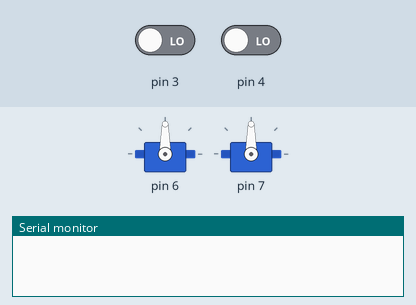
Recording of a sketch running on a simulated Arduino Uno, built with avr-gcc and run on an emulated ATmega328P. On the bench: 2 × servo, the last lines printed to the serial monitor. Inputs (shaded band) come from the test bench; at power-on: pin 3 LOW, pin 4 LOW.

Above: at 2.1 s.
At 4.1 s:
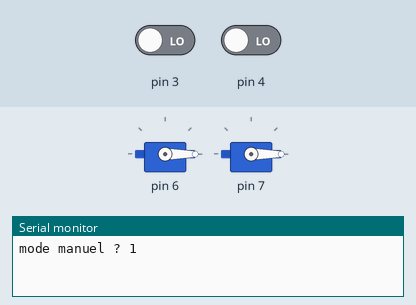
Timing chart, 0 to 5.6 s (numbered marks = the images above):
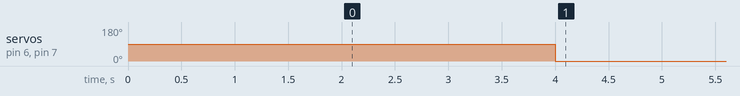

Measured:
- by itself, servo on pin 6, servo on pin 7: 90° → 0° at 4.0 s

The sketch:

sketch_sep10a.ino
```cpp
#include <Servo.h>

#define DEFAULT_INPUT_NUMBER 2
#define RADIO_INPUT_MIN_PWM 1000 // durée min d'un signal de radiocommande (empirique)
#define RADIO_INPUT_MAX_PWM 2000 // durée max d'un signal de radiocommande (empirique)
#define DEBUG_MODE

// Permet de Rajouter autant d'entrées dans le tableau que nécessaire
// A compléter avec le corps de la fonction setup()
const int totalInputNumber = DEFAULT_INPUT_NUMBER
#ifdef TOTO
  + TOTO
#endif
  ;


class AbstractInputListener{
  public:
    AbstractInputListener(int paPinNumber, String paNom, int priorite);
    virtual void updateAngle() = 0;
    int getAngle() const;
    int getDefaultAngle() const;
    int getPriorite() const;
    String getNom() const;

 protected:
    int _angle; // angle enregistré au dernier appel de updateAngle
    int _defaultAngle; // angle par défaut, util pour prendre en compte le trim
    const int _pinNumber;
    const int _priorite;
    const String _nom;
};

AbstractInputListener::AbstractInputListener(int paPinNumber, String paNom, int priorite) :
  _angle(0),
  _defaultAngle(90),
  _pinNumber(paPinNumber),
  _priorite(priorite),
  _nom(paNom)
{
  pinMode(_pinNumber, INPUT);
};

int AbstractInputListener::getPriorite() const
{
  return _priorite;
};

int AbstractInputListener::getAngle() const
{
  return _angle;
};

int AbstractInputListener::getDefaultAngle() const
{
  return _defaultAngle;
};

String AbstractInputListener::getNom() const
{
  return _nom;
};

///////////////////////////////////////////////////////////////////////////

class RadioInputListener : public AbstractInputListener{
  public:
    RadioInputListener(int paPinNumber, String paNom);
    virtual void updateAngle();
};

void PrintDebug(String msg)
{
  #ifdef DEBUG_MODE
    Serial.println(msg);
  #endif;
};

RadioInputListener::RadioInputListener(int paPinNumber, String paNom) :
  AbstractInputListener(paPinNumber, paNom, 4)
{
  int duree(1300); // Durée d'une impulsion

    duree = pulseIn(_pinNumber, HIGH); // Lecture sur pin digital seulement
  if ((duree >= RADIO_INPUT_MIN_PWM) and (duree <= RADIO_INPUT_MAX_PWM)){ // Filtrer les valeurs parasites
    int angle = map(duree, RADIO_INPUT_MIN_PWM, RADIO_INPUT_MAX_PWM, 0, 180); // Conversion de la durée en angle, les durées min et max sont empiriques
    _defaultAngle = angle; // La trim sur les différents volets de control doit etre déjà réglée pour etre considérée comme l'angle de référence
  }
};

void RadioInputListener::updateAngle()
{
  int duree(1300);

    duree = pulseIn(_pinNumber, HIGH); // Lecture sur pin digital seulement
  if ((duree >= RADIO_INPUT_MIN_PWM) and (duree <= RADIO_INPUT_MAX_PWM)){ // Filtrer les valeurs parasites
    _angle = map(duree, RADIO_INPUT_MIN_PWM, RADIO_INPUT_MAX_PWM, 0, 180);
    //if(getNom() == "RadioElevator")
      //PrintDebug(getNom()+" angle mis-à-jour : "+_angle+" ° | durée mesurée : "+duree);
  }
};

///////////////////////////////////////////////////////////////////////////
// Détermine si l'utilisateur envoi une commande ou non
// Parcours la liste des éléments
// Si une action est faite par l'utilisateur alors renvoyer true (on est en mode manuel)
// Il faut scruter les éléments RadioElevator, RadioRudder et RadioAileron et voir si l'angle est différent de l'angle par défaut
bool ManualMode(AbstractInputListener *inputList[])
{
  bool result(false);
  int deltaAngle(5);
  //String debugText("Angles manuels trouvés : ");
  //int debugNbEntrees(0);
  for (int i=0; i< totalInputNumber; i++)
  {
    // or (inputList[i]->getNom() == "RadioRudder") or (inputList[i]->getNom() == "RadioAileron")
    if ((inputList[i]->getNom() == "RadioElevator") )
    {
      // On considère une marge d'incertitude sur l'angle : deltaAngle
      //debugNbEntrees++;
      //debugText += " | " + inputList[i]->getAngle();
      result = result ||
               (inputList[i]->getAngle() > inputList[i]->getDefaultAngle() + deltaAngle) ||
               (inputList[i]->getAngle() < inputList[i]->getDefaultAngle() - deltaAngle);
      //
      //PrintDebug("");
      //PrintDebug("nouvel angle :     "+String(inputList[i]->getAngle()));
      //PrintDebug("angle par défaut : "+String(inputList[i]->getDefaultAngle()));
//      PrintDebug("--");
//      PrintDebug(String(result));
//      PrintDebug(String(inputList[i]->getAngle() > inputList[i]->getDefaultAngle() + deltaAngle));
//      PrintDebug(String(inputList[i]->getAngle() < inputList[i]->getDefaultAngle() - deltaAngle));
      //
      if (result)
      {
        break;
      }
    }
  }
  //String toto(debugNbEntrees);
  //PrintDebug(5);
  return result;
}

// Fonction de modification d'un angle en fonction d'un autre angle et d'une priorité
// Si on propose un angle avec une priorité supérieure alors on écrase l'angle et la priorité actuelle
// Si on propose un angle avec une priorité égale alors on moyenne la valeur des angles
// Si on propose un angle avec une priorité inférieur alors on ne fait rien
void UpdateAngle(int &paAngleOrigine, int &paPrioriteOrigine, int paNouvelAngle, int paNouvellePriorite)
{
  if (paNouvellePriorite == paPrioriteOrigine) // Moyenner les valeurs
  {
    paAngleOrigine = (paNouvelAngle + paAngleOrigine)/2;
  }else if (paNouvellePriorite > paPrioriteOrigine) // Ecraser les anciennes Valeurs
  {
    paPrioriteOrigine = paNouvellePriorite;
    paAngleOrigine = paNouvelAngle;
  }
}

// Pour chacuns des éléments de inputList,
// on vas tenter de mettre à jour (si besoin) l'angle de sortie ainsi que la priorité
// un élément peut avoir un impact sur une ou plusieurs sorties
// si on est en mode manuel, ne prendre en compte que les entrées radio
// Si on est pas en mode manuel, prendre en compte toutes les entrées sauf les entrées radio
void ManageInputs(AbstractInputListener *inputList[], Servo *servoElevator, Servo *servoRudder)
{
  int angleElevator(-1);
  //int prioriteElevator(-1);
  //
  int angleRudder(-1);
  //int prioriteRudder(-1);
  //
  bool manualMode(ManualMode(inputList));
  PrintDebug("mode manuel ? "+String(manualMode));
  //

  for (int i=0; i< totalInputNumber; i++) // Modification des sorties en fonction des entrées
  {
      int loAngle(inputList[i]->getAngle());
//      int loPriorite(inputList[i]->getPriorite());
      //
      if (manualMode and inputList[i]->getNom() == "RadioElevator") // Ne prendre en compte que si on est en mode manuel
      {
        angleElevator = loAngle;
//        prioriteElevator = loPriorite;
      }else if (manualMode and inputList[i]->getNom() == "RadioRudder") // Ne prendre en compte que si on est en mode manuel
      {
        angleRudder = loAngle;
//        prioriteRudder = loPriorite;
      }else if (manualMode and inputList[i]->getNom() == "RadioAileron") // Ne prendre en compte que si on est en mode manuel
      {
        // TODO
        // angleElevator = loAngle;
        // prioriteElevator = loPriorite;
      }else{

      }
      // TODO, gérer les entrées automatiques
//      else if (!manualMode and inputList[i]->getNom() == ...) modèle pour les autres entrées
//      {
//        UpdateAngle(angleElevator, prioriteElevator, loAngle, loPriorite);
//        ou
//        UpdateAngle(angleRudder, prioriteRudder, loAngle, loPriorite);
//        ou
//        ...
//      }
  }
  // Appliquer les nouveaux angles sur les sorties
  servoElevator->write(angleElevator);
  servoRudder->write(angleRudder);
};

///////////////////////////////////////////////////////////////////////////

// Entrées (numériques)
int pinRadioElevatorListener(3); // D3
int pinRadioRudderListener(4); // D4

// Sorties (numériques)
int pinServoElevator(6); // D6
int pinServoRudder(7);   // D7
Servo servoElevator;
Servo servoRudder;

// Gestion d'évenements
AbstractInputListener *inputList[totalInputNumber];

void setup() {
  pinMode(pinRadioElevatorListener, INPUT);
  pinMode(pinRadioRudderListener, INPUT);
  inputList[0] = new RadioInputListener(pinRadioElevatorListener, "RadioElevator");
  inputList[1] = new RadioInputListener(pinRadioRudderListener, "RadioRudder");
#ifdef TOTO
  // Permet de rajouter autant d'entrées que nécessaire
  // inputList[1] = new ...
#endif
#ifdef DEBUG_MODE
  Serial.begin(9600);
#endif;
  servoElevator.attach(pinServoElevator);
  servoRudder.attach(pinServoRudder);
};

void loop() {
  // Mettre-à-jour les angles d'entrée
  for (int i =0; i<totalInputNumber; i++){
    inputList[i]->updateAngle();
  };
  // Mettre-à-jour les angles de sortie
  ManageInputs(inputList, &servoElevator, &servoRudder);
//#ifdef DEBUG_MODE
  delay(20);
//#endif;
};
```
